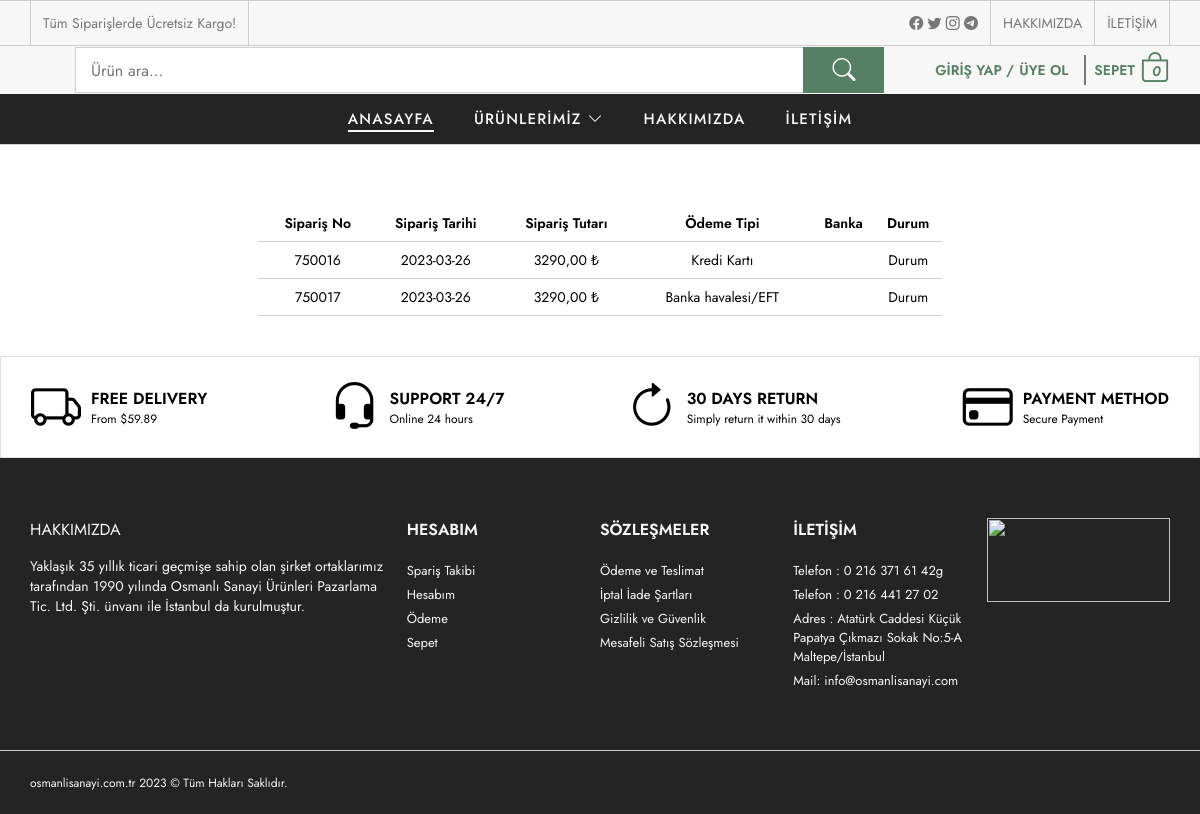
Screenshot of /siparislerim.php with the database file from the repository.
### tables this page shows
CREATE TABLE IF NOT EXISTS `siparis` (
  `siparis_id` int NOT NULL AUTO_INCREMENT,
  `siparis_zaman` timestamp NOT NULL DEFAULT CURRENT_TIMESTAMP,
  `siparis_no` int DEFAULT NULL,
  `kullanici_id` int NOT NULL,
  `siparis_toplam` float(9,2) NOT NULL,
  `siparis_tip` varchar(50) NOT NULL,
  `siparis_banka` varchar(50) NOT NULL,
  `siparis_odeme` enum('0','1') NOT NULL DEFAULT '0',
  PRIMARY KEY (`siparis_id`)
);

CREATE TABLE IF NOT EXISTS `menu` (
  `menu_id` int UNSIGNED NOT NULL AUTO_INCREMENT,
  `menu_ust` varchar(300) NOT NULL,
  `menu_ad` varchar(100) NOT NULL,
  `menu_detay` text NOT NULL,
  `menu_url` varchar(250) NOT NULL,
  `menu_sira` int NOT NULL,
  `menu_durum` enum('0','1') NOT NULL,
  `menu_seourl` varchar(250) NOT NULL,
  PRIMARY KEY (`menu_id`)
);

CREATE TABLE IF NOT EXISTS `ayar` (
  `ayar_id` int NOT NULL,
  `ayar_logo` varchar(250) NOT NULL,
  `ayar_url` varchar(50) NOT NULL,
  `ayar_title` varchar(250) NOT NULL,
  `ayar_description` varchar(250) NOT NULL,
  `ayar_keywords` varchar(50) NOT NULL,
  `ayar_author` varchar(50) NOT NULL,
  `ayar_tel` varchar(50) NOT NULL,
  `ayar_gsm` varchar(50) NOT NULL,
  `ayar_faks` varchar(50) NOT NULL,
  `ayar_mail` varchar(50) NOT NULL,
  `ayar_ilce` varchar(50) NOT NULL,
  `ayar_il` varchar(50) NOT NULL,
  `ayar_adres` varchar(250) NOT NULL,
  `ayar_mesai` varchar(250) NOT NULL,
  `ayar_maps` varchar(250) NOT NULL,
  `ayar_analystic` varchar(50) NOT NULL,
  `ayar_zopim` varchar(250) NOT NULL,
  `ayar_facebook` varchar(50) NOT NULL,
  `ayar_twitter` varchar(50) NOT NULL,
  `ayar_instagram` varchar(50) NOT NULL,
  `ayar_telegram` varchar(50) NOT NULL,
  `ayar_smtphost` varchar(50) NOT NULL,
  `ayar_smtpuser` varchar(50) NOT NULL,
  `ayar_smtppassword` varchar(50) NOT NULL,
  `ayar_smtpport` varchar(50) NOT NULL,
  `ayar_bakim` enum('0','1') NOT NULL DEFAULT '1',
  PRIMARY KEY (`ayar_id`)
);

### nedmin/netting/classes/database.php (called while the page is built, shortened)
<?php
	class Database
	{
		private $MYSQL_HOST="localhost";
		private $MYSQL_USER="root";
		private $MYSQL_PASS="";
		private $MYSQL_DB="e-ticaret";
		private $CHARSET="UTF8";
		private $COLLATİON="utf8_general_ci";
		private $pdo=null;
		private $stmt=null;
		private function ConnectDB()
		{
			$SQL="mysql:host=".$this->MYSQL_HOST.";dbname=".$this->MYSQL_DB;
			try{
			$this->pdo=new \PDO($SQL,$this->MYSQL_USER,$this->MYSQL_PASS);
			$this->pdo->exec("SET NAMES '".$this->CHARSET."' COLLATE '".$this->COLLATİON."'");
			$this->pdo->exec("SET CHARACTER SET '".$this->CHARSET."'");
			$this->pdo->setAttribute(\PDO::ATTR_ERRMODE,\PDO::ERRMODE_EXCEPTION);
			$this->pdo->setAttribute(\PDO::ATTR_DEFAULT_FETCH_MODE,\PDO::FETCH_OBJ);
			}catch(PDOException $e){
				die("PDO ile veri tabanı ulaşılamadı".$e->getMessage());
			}
		}
		private function myQuery($query, $params=null)
		{
			if (is_null($params)){
				$this->stmt=$this->pdo->query($query);
			}else{
				$this->stmt=$this->pdo->prepare($query);
				$this->stmt->execute($params);
			}
			return $this->stmt;
		}
		public function getRows($query, $params=null)
		{
			try {
				return $this->myQuery($query, $params)->fetchAll();
			} catch(PDOException $e){
				die($e->getMessage());
			}
		}
		public function getRow($query, $params=null)
		{
			try {
				return $this->myQuery($query, $params)->fetch();
			} catch(PDOException $e){
				die($e->getMessage());
			}
		}
	}
?>

### nedmin/netting/fonksiyon.php (called while the page is built, shortened)
<?php
function seo($str, $options = array())
{
    $str = mb_convert_encoding((string)$str, 'UTF-8', mb_list_encodings());
    $defaults = array(
        'delimiter' => '-',
        'limit' => null,
        'lowercase' => true,
        'replacements' => array(),
        'transliterate' => true
    );
    $options = array_merge($defaults, $options);
    $str = preg_replace(array_keys($options['replacements']), $options['replacements'], $str);
    if ($options['transliterate']) {
        $str = str_replace(array_keys($char_map), $char_map, $str);
    }
    $str = preg_replace('/[^\p{L}\p{Nd}]+/u', $options['delimiter'], $str);
    $str = preg_replace('/(' . preg_quote($options['delimiter'], '/') . '){2,}/', '$1', $str);
    $str = mb_substr($str, 0, ($options['limit'] ? $options['limit'] : mb_strlen($str, 'UTF-8')), 'UTF-8');
    $str = trim($str, $options['delimiter']);
    return $options['lowercase'] ? mb_strtolower($str, 'UTF-8') : $str;
}
?>

### siparislerim.php (the view)
<?php
    require_once "inc/header.php";
?>
    <section class="order-page">
        <div class="container">
            <div class="order-page-wrapper">
                <div class="order-form">
                    <table class="shop-table">
                        <thead>
                            <th>&nbsp;</th>
                            <th>Sipariş No</th>
                            <th>Sipariş Tarihi</th>
                            <th>Sipariş Tutarı</th>
                            <th>Ödeme Tipi</th>
                            <th>Banka</th>
                            <th>Durum</th>
                        </thead>
                        <tbody class="order-wrapper">
                            <?php
                                $siparislerim = $db->getRows("SELECT * FROM siparis
                                                                 INNER JOIN kullanici ON
                                                                 kullanici.kullanici_id=siparis.kullanici_id");
                                foreach ($siparislerim as $siparislerim) {
                            ?>
                            <tr class="order-item">
                                <td></td>
                                <td><?php echo $siparislerim->siparis_id ?></td>
                                <td><?php $zaman = explode(" ", $siparislerim->siparis_zaman);
                                            echo  $zaman[0]; ?></td>
                                <td><?php echo $siparislerim->siparis_toplam ?>,00 &#8378; </td>
                                <td><?php echo $siparislerim->siparis_tip ?></td>
                                <td><?php echo $siparislerim->siparis_banka ?></td>
                                <td>Durum</td>
                            </tr>
                            <?php } ?>
                        </tbody>
                    </table>
                </div>
            </div>
        </div>
    </section>
<?php
    require_once "inc/footer.php";
?>

### inc/footer.php (shortened to what this page needs)
<section class="policy">
    <div class="container">
        <ul class="policy-list">
            <li class="policy-item">
                <i class="bi bi-truck"></i>
                <div class="policy-texts">
                    <strong>FREE DELIVERY</strong>
                    <span>From $59.89</span>
                </div>
            </li>
            <li class="policy-item">
                <i class="bi bi-headset"></i>
                <div class="policy-texts">
                    <strong>SUPPORT 24/7</strong>
                    <span>Online 24 hours</span>
                </div>
            </li>
            <li class="policy-item">
                <i class="bi bi-arrow-clockwise"></i>
                <div class="policy-texts">
                    <strong> 30 DAYS RETURN</strong>
                    <span>Simply return it within 30 days</span>
                </div>
            </li>
            <li class="policy-item">
                <i class="bi bi-credit-card"></i>
                <div class="policy-texts">
                    <strong> PAYMENT METHOD</strong>
                    <span>Secure Payment</span>
                </div>
            </li>
        </ul>
    </div>
</section>
<footer class="footer">
    <div class="widgets-row">
        <div class="container">
            <div class="footer-widgets">
                <div class="brand-info">
                    <div class="footer-logo">
                        HAKKIMIZDA
                    </div>
                    <div class="footer-desc">
                        <p> Yaklaşık 35 yıllık ticari geçmişe sahip olan şirket ortaklarımız tarafından 1990 yılında
                            Osmanlı Sanayi Ürünleri Pazarlama Tic. Ltd. Şti. ünvanı ile İstanbul da kurulmuştur.</p>
                    </div>
                </div>
                <div class="widget-nav-menu">
                    <h4>HESABIM</h4>
                    <ul class="menu-list">
                        <li>
                            <a href="siparislerim">Spariş Takibi</a>
                        </li>
                        <li>
                            <a href="hesabim">Hesabım</a>
                        </li>
                        <li>
                            <a href="odeme">Ödeme</a>
                        </li>
                        <li>
                            <a href="cart">Sepet</a>
                        </li>
                    </ul>
                </div>
                <div class="widget-nav-menu">
                    <h4>SÖZLEŞMELER</h4>
                    <ul class="menu-list">
                        <?php
                        $menu=$db->getRows("SELECT * FROM menu WHERE menu_durum=? order by menu_sira ASC LIMIT 5",array(1));
                            foreach ($menu as $menu) {
                    ?>
                        <li>
                            <a href="
                                <?php
                                    if (!empty($menu->menu_url)) {
                                        echo $menu->menu_url;
                                    }else{
                                        echo "sayfa/".seo($menu->menu_ad);
                                    }
                                ?>
                            "><?php echo $menu->menu_ad ?></a>
                        </li>
                        <?php }?>
                    </ul>
                </div>
                <div class="widget-nav-menu">
                    <h4>İLETİŞİM</h4>
                    <ul class="menu-list">
                        <li>
                            Telefon : <a href="tel:0 216 371 61 42"><?php echo $ayar->ayar_tel ?></a>
                        </li>
                        <li>
                            Telefon : <a href="tel:0 216 441 27 02"><?php echo $ayar->ayar_faks ?></a>
                        </li>
                        <li>
                            Adres : <?php echo $ayar->ayar_adres."<br>".$ayar->ayar_ilce."/".$ayar->ayar_il ?>
                        </li>
                        <li>
                            Mail: <a href="mailto: info@osmanlisanayi.com"> info@osmanlisanayi.com</a>
                        </li>
                    </ul>
                </div>
                <div class="widget-nav-menu">
                    <a href="#"><img src="img/themes/Renkli-PNG-min.png" alt=""></a>
                </div>
            </div>
        </div>
    </div>
    <div class="copyright-row">
        <div class="container">
            <div class="footer-copyright">
                <div class="site-copyright">
                    <p>
                        osmanlisanayi.com.tr 2023 © Tüm Hakları Saklıdır.
                    </p>
                </div>
            </div>
        </div>
    </div>
</footer>
</body>
</html>

### rows the page displays
siparis: siparis_id "750016", siparis_zaman "2023-03-26", siparis_toplam "3290", siparis_tip "Kredi Kartı"
siparis: siparis_id "750017", siparis_zaman "2023-03-26", siparis_toplam "3290", siparis_tip "Banka havalesi/EFT"
menu: menu_ad "Ödeme ve Teslimat"
menu: menu_ad "İptal İade Şartları"
menu: menu_ad "Gizlilik ve Güvenlik"
menu: menu_ad "Mesafeli Satış Sözleşmesi"
ayar: ayar_tel "0 216 371 61 42g", ayar_faks "0 216 441 27 02", ayar_adres "Atatürk Caddesi Küçük Papatya Çıkmazı Sokak No:5-A", ayar_ilce "Maltepe", ayar_il "İstanbul"

### other values shown
$sepet1 "0"
